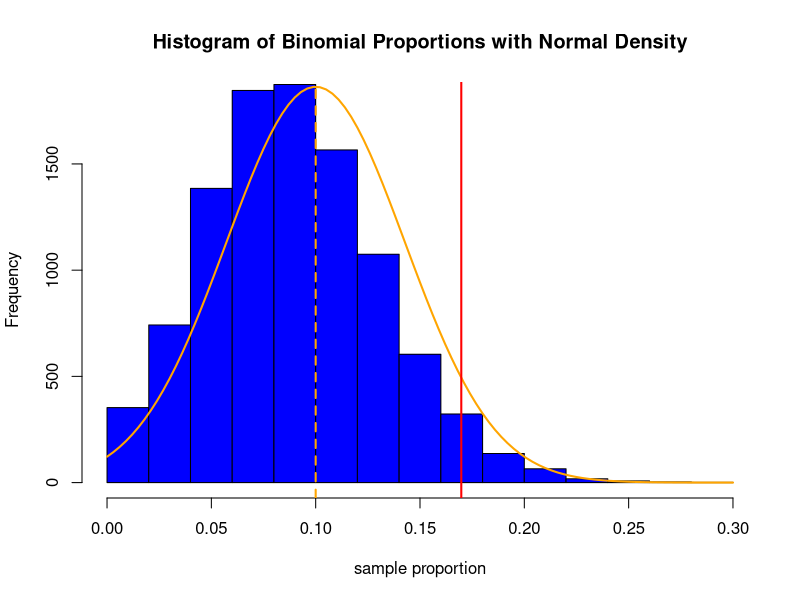

Reproduce this figure in R.
# Week 5 Demonstration Code Predict 401  

#----------------------------------------------------------------------------
#----------------------------------------------------------------------------
# The main objective of this program is to demonstrate the capabilities of R.
# Examples of calculations dealing with statistical inference and estimation for
# single populations will be given.  Refer to Business Statistics.

# A random sample of size 39 is taken from a population of 200 members.  The 
# sample mean is 66 and the population standard deviation is 11.  Construct a 
# 96% confidence interval to estimate the population mean.  What is the point 
# estimate of the population mean?  

# The point estimate of the population mean is the sample mean or 66.
# 5% of 200 is 10 which is less than 39.  The finite correction factor is needed.
# R does not have z-test function.  One must be constructed.

finite <- sqrt((200 - 39)/(199))
finite

std <- 11 *finite/sqrt(39)
std

# For a 96% confidence interval we need quantiles from the standard normal
# distribution corresponding to percentiles at 2% and 98%.

z.values <- qnorm(c(0.02, 0.98), mean = 0, sd = 1, lower.tail = TRUE)
z.values

# Note that this can be worked in reverse.
pnorm(z.values,mean = 0, sd = 1, lower.tail = TRUE)

# The answers are given with two digits beyond the decimal point.  This can be
# accomplished using the signif() function giving the resulting confidence interval.

c(signif(66+z.values[1]*std, digits=4), signif(66+z.values[2]*std, digits=4))

# If the population were 2000 instead of 200 the finite correction factor would
# not be needed.  The procedure in R would be be as follows using the same z.values.

std <- 11/sqrt(39)
c(signif(66+z.values[1]*std, digits=4), signif(66+z.values[2]*std, digits=4))

# Note that the confidence interval is wider without the finite correction factor.
#-------------------------------------------------------------------------------

# Use the data below to construct a confidence interval for the population mean.  
# Assume the population is normally distributed.

data.set <- c(16.4,17.1,17.0,15.6,16.2,14.8,16.0,15.6,17.3,17.4,15.6,15.7,17.2,
              16.6,16.0,15.3,15.4,16.0,15.8,17.2,14.6,15.5,14.9,16.7,16.3)

mean(data.set)   # This is the point estimate of the population mean.

# Since the entire data set is available, t.test() can be used.

t.test(data.set, alternative = c("two.sided"), mu = 0, conf.level = 0.99)

# Since we are not given the true population mean, we set mu = 0.  These results
# can be obtained using R as a calculator.

# Quantiles must be determined from the t-distribution.

t.values <- qt(c(0.005, 0.995), 24, lower.tail = TRUE)
std <- sd(data.set)/sqrt(25)
mu <- mean(data.set)
c(signif(mu+t.values[1]*std, digits=5), signif(mu+t.values[2]*std, digits=5))

#-------------------------------------------------------------------------------

# Construct a 92% confidence interval for the proportion of all fast-growing small
# companies that have a management succession plan, given that only 51% of a 
# sample of 210 chief executives have such a plan.

# The point estimate is 0.51.  With a sample of size 210 the normal approximation
# may be used.  The quantiles for a 92% confidence interval must be determined.

z.values <- qnorm(c(0.04, 0.96), mean = 0, sd = 1, lower.tail = TRUE)
z.values

std <- sqrt(0.51*0.49/210)
std

c(signif(0.51+z.values[1]*std, digits=2), signif(0.51+z.values[2]*std, digits=2))

# These results match what is given in Business Statistics.  Another method is to
# use the one sample prop.test().  No correction is needed given the sample size.

prop.test(107, 210, alternative = c("two.sided"), conf.level = 0.92, correct = FALSE)
prop.test(107, 210, alternative = c("two.sided"), conf.level = 0.92, correct = TRUE)
binom.test(107, 210, p=0.5, alternative = c("two.sided"), conf.level = 0.92)
#-------------------------------------------------------------------------------

# The average hourly wage for a production worker is $19.58.  A sample of 25 
# workers results in a sample standard deviation of $1.12.  Construct a 95% 
# confidence interval for the population variance, and then a confidence interval
# for the population standard deviation.

# This calculation requires quantiles from the Chi-square distribution.

chi.values <- qchisq(c(0.025, 0.975), 24, lower.tail = TRUE)
chi.values

# For the first confidence interval we need the sample variance.

sigma <- 1.12^2

# Now the interval can be constructed.  Note how the chi.values are entered.

c(signif(24*sigma/chi.values[2], digits = 4),
         signif(24*sigma/chi.values[1], digits = 5))

# To convert to standard deviations, take the sqrt.

result <- c(sqrt(signif(24*sigma/chi.values[2], digits = 4)),
  sqrt(signif(24*sigma/chi.values[1], digits = 5)))
result

# Square result to compare values.

result*result
#-------------------------------------------------------------------------------

# A researcher wants to be within 0.05 of the actual proportion in a population 
# with 99% confidence.  With no prior information to go on, what sample size  
# should be used?  This is a straightforward use of R as a calculator.

result <- ((qnorm(0.995, mean = 0, sd = 1, lower.tail = TRUE))^2)*0.5*0.5/0.05^2
signif(result, digits = 4)

# The answer differs slightly since R uses more digits in the calculation.

#-------------------------------------------------------------------------------

# Central Limit Theorem

# Bonus code showing the convergence of the binomial distribution to the normal
# distribution.  This code can be used to illustrate the importance of using
# the two rules np > 5 and n(1-p) > 5.  These rules work best if 0.25 < p < 0.75.
# This program is written so that the user can change p, N and n.  Depending on
# these choices, particularly with values of p close to zero or one, some rather
# odd shaped histograms result.  This indicates n needs to be increased.

# Draw a random sample of size n from the binomial distribution.

n <- 50 
p <- 0.1   # This is the binomial probability.
N <- 10000  # number of samples to draw

proportions <- numeric(0)
set.seed(123)

proportions <- rbinom(N,n,p)/n  # This produces the binomial variables.

number.cells <- nclass.Sturges(proportions)
delta <- max(proportions)/number.cells

cells <- seq(0.0, max(proportions), delta)
center <- seq(delta/2, max(proportions), delta)
std <- sqrt(p*(1-p)/n)


# Determine the normal distribution with the same mean and variance.
# Superimpose on the binomial histogram.  Adjust the y-axis limit to accomodate 
# different choices of N, p and n.

x <- center
limit <- max(N*(pnorm(x+delta/2,mean=p,sd=std)-pnorm(x-delta/2,mean=p,sd=std)))

hist(proportions, breaks=cells,freq = TRUE, col = "blue", ylim = c(0, limit),
     xlab="sample proportion", main="Histogram of Binomial Proportions with Normal Density")

curve(N*(pnorm(x+delta/2,mean=p,sd=std)-pnorm(x-delta/2,mean=p,sd=std)),
      add=TRUE, col="orange",lwd=2)
abline(v=p+std*qnorm(0.95,mean=0,sd=1,lower.tail=TRUE),col="red",lwd=2)
abline(v=p,col="orange",lwd=2,lty=2)

# Determine the portion of the sample falling beyond the 95% quantile.  A good
# approximation should be close to 5%.  For practical use in hypothesis testing,
# it should be between 2.5% and 7.5%.

sum(proportions > p+std*qnorm(0.95,mean=0,sd=1,lower.tail=TRUE))/N

#-------------------------------------------------------------------------------

